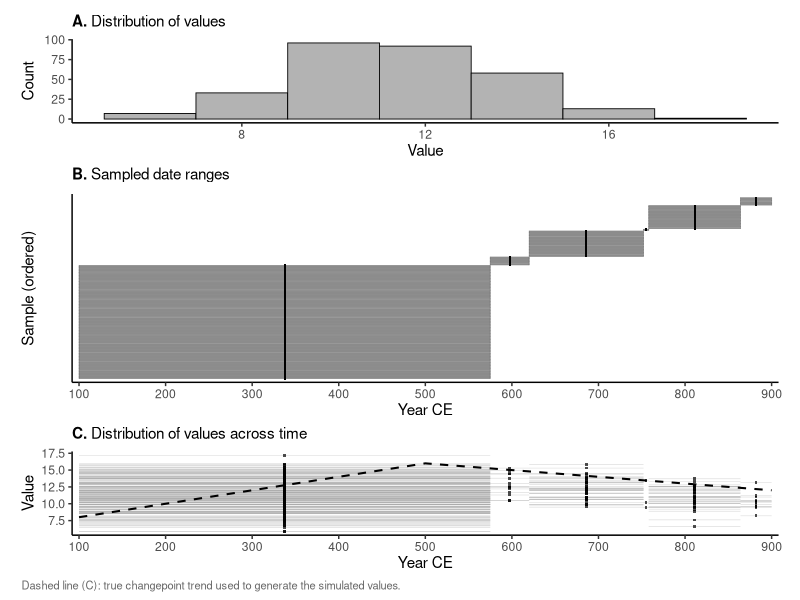

This chart was generated by the following R code:
library(here)
library(tidyverse)
library(patchwork)

sim_data     <- read_csv(here("Simulations", "Sim_Changepoint", "data", "simulated_data.csv"),
                         show_col_types = FALSE)
ground_truth <- read_csv(here("Simulations", "Sim_Changepoint", "data", "ground_truth.csv"),
                         show_col_types = FALSE)

sim_data <- sim_data %>%
  mutate(Midpoint = (Start_date + End_date) / 2) %>%
  arrange(Midpoint) %>%
  mutate(rank = row_number())

# ── Shared theme ─────────────────────────────────────────────────────────────

theme_panel <- theme_classic(base_size = 11) +
  theme(
    plot.title   = element_text(size = 11, face = "bold", hjust = 0),
    plot.margin  = margin(5, 10, 2, 10),
    axis.title.x = element_blank()
  )

# ── Panel A: Histogram of values ────────────────────────────────────────────

p_hist <- ggplot(sim_data, aes(x = Value)) +
  geom_histogram(binwidth = 2, fill = "grey70", colour = "black",
                 linewidth = 0.3) +
  labs(
    title = expression(bold("A.") ~ "Distribution of values"),
    y = "Count"
  ) +
  theme_panel +
  theme(axis.title.x = element_text())

# ── Panel B: Duration bars sorted by midpoint ───────────────────────────────

sim_data <- sim_data %>%
  mutate(rank_spaced = rank * 1.8)

tick_h <- 0.5

p_dur <- ggplot(sim_data, aes(y = rank_spaced)) +
  geom_segment(aes(x = Start_date, xend = End_date, yend = rank_spaced),
               linewidth = 0.2, colour = "grey40") +
  geom_segment(aes(x = Start_date, xend = Start_date,
                   y = rank_spaced - tick_h, yend = rank_spaced + tick_h),
               linewidth = 0.3, colour = "grey30") +
  geom_segment(aes(x = End_date, xend = End_date,
                   y = rank_spaced - tick_h, yend = rank_spaced + tick_h),
               linewidth = 0.3, colour = "grey30") +
  geom_point(aes(x = Midpoint), shape = 15, size = 0.35, colour = "black") +
  scale_x_continuous(breaks = seq(100, 900, 100), expand = c(0.01, 0)) +
  scale_y_continuous(expand = expansion(mult = 0.02)) +
  labs(
    title = expression(bold("B.") ~ "Sampled date ranges"),
    x = "Year CE",
    y = "Sample (ordered)"
  ) +
  theme_panel +
  theme(
    axis.title.x = element_text(),
    axis.text.y  = element_blank(),
    axis.ticks.y = element_blank()
  )

# ── Panel C: Value vs time with true trend ─────────────────────────────────

p_val <- ggplot(sim_data, aes(x = Midpoint, y = Value)) +
  geom_linerange(aes(xmin = Start_date, xmax = End_date),
                 linewidth = 0.15, colour = "grey60", alpha = 0.5) +
  geom_point(shape = 15, size = 0.6, colour = "black", alpha = 0.7) +
  geom_line(data = ground_truth, aes(x = Year, y = True_value),
            linewidth = 0.7, colour = "black", linetype = "dashed") +
  scale_x_continuous(breaks = seq(100, 900, 100), expand = c(0.01, 0)) +
  labs(
    title = expression(bold("C.") ~ "Distribution of values across time"),
    x = "Year CE",
    y = "Value"
  ) +
  theme_panel +
  theme(axis.title.x = element_text())

# ── Combine ──────────────────────────────────────────────────────────────────

p <- (p_hist / p_dur / p_val) +
  plot_layout(heights = c(0.8, 1.8, 0.8)) +
  plot_annotation(
    caption = "Dashed line (C): true changepoint trend used to generate the simulated values.",
    theme = theme(plot.caption = element_text(hjust = 0, size = 8, colour = "grey40"))
  )

ggsave(here("Simulations", "Sim_Changepoint", "figures", "exploratory_panel.png"), p,
       width = 6, height = 9, dpi = 300, bg = "white")

cat("Saved to", here("Simulations", "Sim_Changepoint", "figures", "exploratory_panel.png"), "\n")
